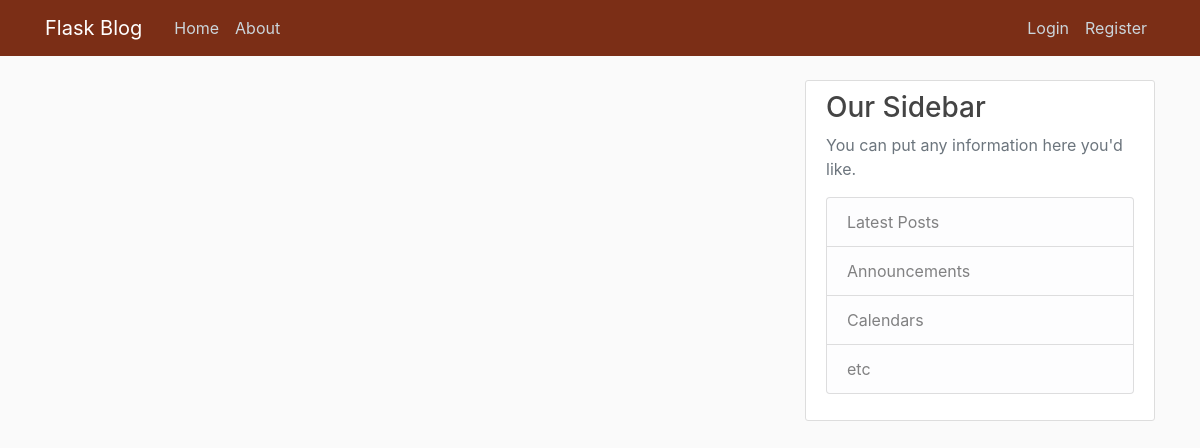
Page /home on the earlier database version.
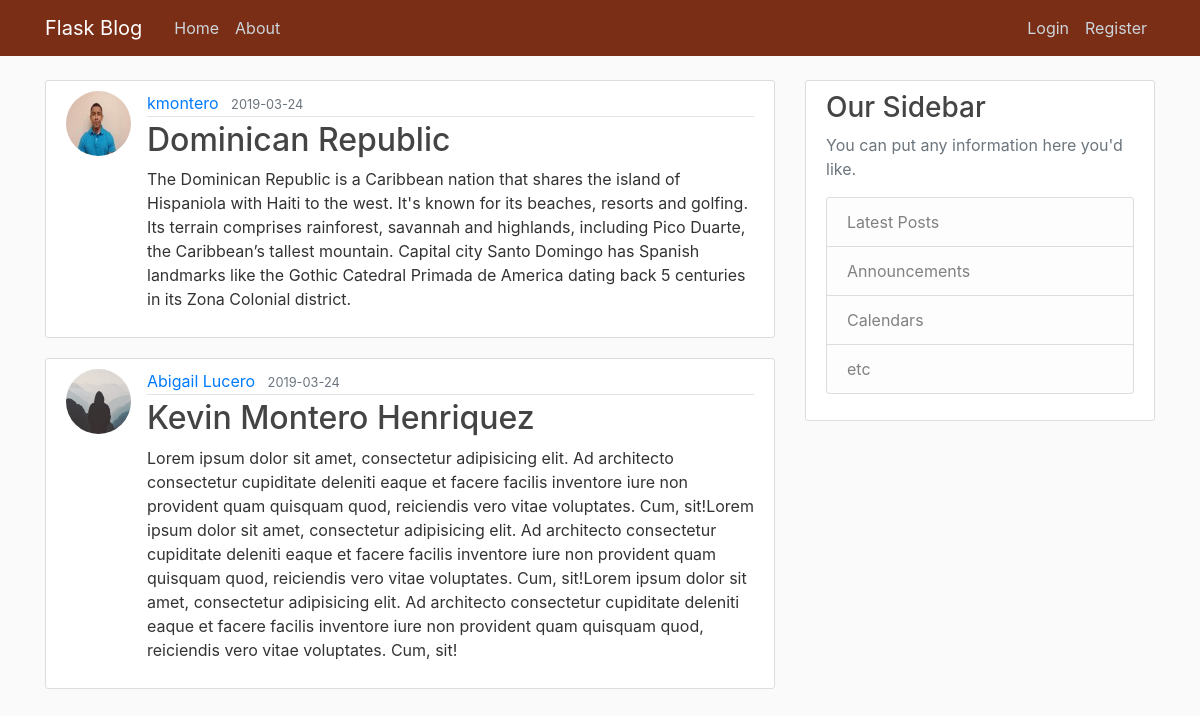
Same page on the later database version.
### app/models.py (models this page shows, shortened)
class Post(db.Model):
    id = db.Column(db.Integer, primary_key=True)
    title = db.Column(db.String(100), nullable=False)
    date_posted = db.Column(db.DateTime, nullable=False, default= datetime.utcnow)
    content = db.Column(db.Text, nullable=False)
    user_id = db.Column(db.Integer, db.ForeignKey('user.id'), nullable=False)

class User(db.Model, UserMixin):
    id = db.Column(db.Integer, primary_key =True)
    username = db.Column(db.String(20), unique=True, nullable=False)
    email = db.Column(db.String(120), unique=True, nullable=False)
    image_file = db.Column(db.String(20), nullable=False, default='default.jpg')
    password = db.Column(db.String(60), nullable=False)
    posts = db.relationship('Post', backref='author', lazy=True)

### app/routes.py (the view)
@app.route('/')
@app.route('/home')
def home():
    posts = Post.query.all()
    return render_template('home.html', posts=posts, title='home')

### app/templates/home.html
{% extends 'layout.html' %}
{% block content %}
    {% for post in posts %}
        <article class="media content-section">
          <img class="rounded-circle article-img" src="{{ url_for('static', filename='profile_pics/'+ post.author.image_file) }}">
          <div class="media-body">
            <div class="article-metadata">
              <a class="mr-2" href="#">{{ post.author.username }}</a>
              <small class="text-muted">{{ post.date_posted.strftime('%Y-%m-%d') }}</small>
            </div>
            <h2><a class="article-title" href="{{ url_for('post', post_id=post.id) }}">{{ post.title }}</a></h2>
            <p class="article-content">{{ post.content }}</p>
          </div>
        </article>
    {% endfor %}
{% endblock content%}

### app/templates/layout.html (shortened to what this page needs)
<!DOCTYPE html>
<html lang="en">
<head>
    <link rel="stylesheet" href="https://stackpath.bootstrapcdn.com/bootstrap/4.3.1/css/bootstrap.min.css" >
    <link rel="stylesheet" type="text/css" href="{{ url_for('static', filename='main.css')}}">
</head>
<body>
<main role="main" class="container">
  <div class="row">
    <div class="col-md-8">
      {% include 'includes/_navbar.html' %}
      {% block content %}{% endblock %}
    </div>
    <div class="col-md-4">
      <div class="content-section">
        <h3>Our Sidebar</h3>
        <p class='text-muted'>You can put any information here you'd like.
          <ul class="list-group">
            <li class="list-group-item list-group-item-light">Latest Posts</li>
            <li class="list-group-item list-group-item-light">Announcements</li>
            <li class="list-group-item list-group-item-light">Calendars</li>
            <li class="list-group-item list-group-item-light">etc</li>
          </ul>
        </p>
      </div>
    </div>
  </div>
</main>
</body>
</html>

### app/templates/includes/_navbar.html (shortened to what this page needs)
<header class="site-header">
  <nav class="navbar navbar-expand-md navbar-dark bg-steel fixed-top " >
    <div class="container">
      <a class="navbar-brand mr-4" href="/">Flask Blog</a>
      <div class="collapse navbar-collapse" id="navbarToggle">
        <div class="navbar-nav mr-auto">
          <a class="nav-item nav-link" href="/">Home</a>
          <a class="nav-item nav-link" href="/about">About</a>
        </div>
        <div class="navbar-nav">
        {% if current_user.is_authenticated %}
            <a class="nav-item nav-link" href="{{ url_for('new_post') }}">New Post</a>
            <a class="nav-item nav-link" href="{{ url_for('account') }}">Account</a>
            <a class="nav-item nav-link" href="{{ url_for('logout') }}">Logout</a>
        {% else %}
          <a class="nav-item nav-link" href="{{ url_for('login') }}">Login</a>
          <a class="nav-item nav-link" href="{{ url_for('register') }}">Register</a>
        {% endif %}
        </div>
      </div>
    </div>
  </nav>
</header>

### app/static/main.css (style rules this page uses)
body { background: #fafafa; color: #333333; margin-top: 5rem; }
h1, h2, h3, h4, h5, h6 { color: #444444; }
.bg-steel { background-color: #7b2e16 ; }
.site-header .navbar-nav .nav-link { color: #cbd5db; }
.content-section { background: #ffffff; padding: 10px 20px; border: 1px solid #dddddd; border-radius: 3px; margin-bottom: 20px; }
.article-title { color: #444444; }
.article-content { white-space: pre-line; }
.article-img { height: 65px; width: 65px; margin-right: 16px; }
.article-metadata { padding-bottom: 1px; margin-bottom: 4px; border-bottom: 1px solid #e3e3e3 }

Differences in the rows shown:
added Post: image_file (picture), author.username "kmontero", date_posted "2019-03-24", title "Dominican Republic", content "The Dominican Republic is a Caribbean nation that shares the island of Hispaniola with Haiti to the west. It's known for its beaches, resorts and golfing. Its terrain comprises rainforest, savannah and highlands, including Pico Duarte, the Caribbean’s tallest mountain. Capital city Santo Domingo has Spanish landmarks like the Gothic Catedral Primada de America dating back 5 centuries in its Zona Colonial district."
added Post: image_file (placeholder picture), author.username "Abigail Lucero", date_posted "2019-03-24", title "Kevin Montero Henriquez", content "Lorem ipsum dolor sit amet, consectetur adipisicing elit. Ad architecto consectetur cupiditate deleniti eaque et facere facilis inventore iure non provident quam quisquam quod, reiciendis vero vitae voluptates. Cum, sit!Lorem ipsum dolor sit amet, consectetur adipisicing elit. Ad architecto consectetur cupiditate deleniti eaque et facere facilis inventore iure non provident quam quisquam quod, reiciendis vero vitae voluptates. Cum, sit!Lorem ipsum dolor sit amet, consectetur adipisicing elit. Ad architecto consectetur cupiditate deleniti eaque et facere facilis inventore iure non provident quam quisquam quod, reiciendis vero vitae voluptates. Cum, sit!"
